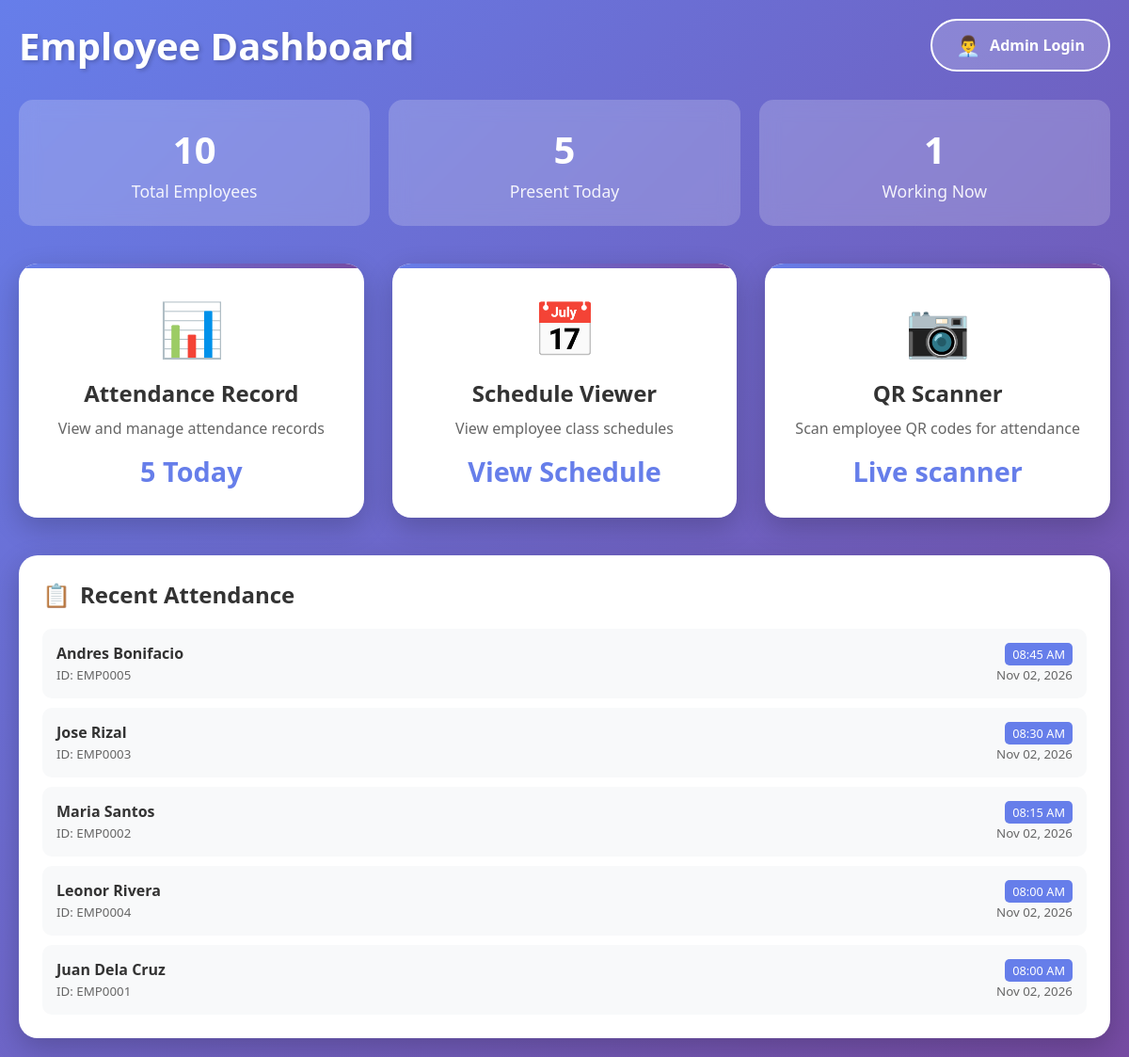
Screenshot of /employee/dashboard.php with the database file from the repository.
### tables this page shows
CREATE TABLE IF NOT EXISTS attendance (
    id INT AUTO_INCREMENT PRIMARY KEY,
    employee_id VARCHAR(20) NOT NULL,
    date DATE NOT NULL,
    time_in TIME DEFAULT NULL,
    time_out TIME DEFAULT NULL,
    status ENUM('present', 'absent', 'late', 'half_day') DEFAULT 'present',
    created_at TIMESTAMP DEFAULT CURRENT_TIMESTAMP,
    updated_at TIMESTAMP DEFAULT CURRENT_TIMESTAMP ON UPDATE CURRENT_TIMESTAMP,
    FOREIGN KEY (employee_id) REFERENCES employees(employee_id) ON DELETE CASCADE,
    UNIQUE KEY uk_attendance_employee_date (employee_id, date),
    INDEX idx_date (date),
    INDEX idx_status (status)
);

CREATE TABLE IF NOT EXISTS employees (
    id INT AUTO_INCREMENT PRIMARY KEY,
    employee_id VARCHAR(20) UNIQUE NOT NULL,
    first_name VARCHAR(100) NOT NULL,
    last_name VARCHAR(100) NOT NULL,
    position VARCHAR(100) DEFAULT NULL,
    department VARCHAR(100) DEFAULT NULL,
    email VARCHAR(100) UNIQUE,
    phone VARCHAR(20),
    address TEXT,
    birth_date DATE DEFAULT NULL,
    age INT DEFAULT NULL,
    hire_date DATE DEFAULT NULL,
    employment_status ENUM('regular', 'probationary', 'contractual', 'part-time', 'resigned') DEFAULT 'regular',
    salary DECIMAL(12,2) DEFAULT 0.00,
    profile_image VARCHAR(255) DEFAULT NULL,
    qr_code_path VARCHAR(255) DEFAULT NULL,
    created_at TIMESTAMP DEFAULT CURRENT_TIMESTAMP,
    updated_at TIMESTAMP DEFAULT CURRENT_TIMESTAMP ON UPDATE CURRENT_TIMESTAMP,
    INDEX idx_employee_id (employee_id),
    INDEX idx_email (email),
    INDEX idx_position (position)
);

### employee/dashboard.php (the view, shortened to what this page needs)
<?php
require_once 'config.php';
$stats = [];
$result = $pdo->query("SELECT COUNT(*) as total FROM employees");
$stats['total_employees'] = $result->fetch()['total'];
$result = $pdo->query("SELECT COUNT(*) as total FROM attendance WHERE date = CURDATE() AND time_in IS NOT NULL");
$stats['present_today'] = $result->fetch()['total'];
$result = $pdo->query("SELECT COUNT(*) as total FROM attendance WHERE date = CURDATE() AND time_in IS NOT NULL AND time_out IS NULL");
$stats['working_now'] = $result->fetch()['total'];
$recent = $pdo->query("
    SELECT a.*, e.first_name, e.last_name
    FROM attendance a
    JOIN employees e ON a.employee_id = e.employee_id
    ORDER BY a.date DESC, a.time_in DESC
    LIMIT 5
")->fetchAll();
?>
<!DOCTYPE html>
<html>
<head>
</head>
<body>
    <div class="container">
        <div class="dashboard-header">
            <h1>Employee Dashboard</h1>
            <a href="../admin/admin_login.php" class="admin-login-btn">
                <span class="admin-icon">👨‍💼</span>
                Admin Login
            </a>
        </div>
        <div class="stats-container">
            <div class="stat-box">
                <h3><?php echo $stats['total_employees']; ?></h3>
                <p>Total Employees</p>
            </div>
            <div class="stat-box">
                <h3><?php echo $stats['present_today']; ?></h3>
                <p>Present Today</p>
            </div>
            <div class="stat-box">
                <h3><?php echo $stats['working_now']; ?></h3>
                <p>Working Now</p>
            </div>
        </div>
        <div class="dashboard-grid">
            <a href="attendance.php" class="dashboard-card">
                <div class="card-icon">📊</div>
                <div class="card-title">Attendance Record</div>
                <div class="card-description">View and manage attendance records</div>
                <div class="card-stats"><?php echo $stats['present_today']; ?> Today</div>
            </a>
            <a href="employee_schedule.php" class="dashboard-card">
                <div class="card-icon">📅</div>
                <div class="card-title">Schedule Viewer</div>
                <div class="card-description">View employee class schedules</div>
                <div class="card-stats">View Schedule</div>
            </a>
             <a href="scanner.php" class="dashboard-card">
                <div class="card-icon">📷</div>
                <div class="card-title">QR Scanner</div>
                <div class="card-description">Scan employee QR codes for attendance</div>
                <div class="card-stats">Live scanner</div>
            </a>
        </div>
        <div class="recent-section">
            <h2>
                <span>📋</span> Recent Attendance
            </h2>
            <div class="recent-list">
                <?php if (empty($recent)): ?>
                    <p style="text-align: center; color: #999; padding: 20px;">No recent attendance records</p>
                <?php else: ?>
                    <?php foreach ($recent as $record): ?>
                    <div class="recent-item">
                        <span>
                            <strong><?php echo htmlspecialchars($record['first_name'] . ' ' . $record['last_name']); ?></strong>
                            <br>
                            <small>ID: <?php echo htmlspecialchars($record['employee_id']); ?></small>
                        </span>
                        <span class="recent-time">
                            <span class="date-badge"><?php echo date('h:i A', strtotime($record['time_in'])); ?></span>
                            <br>
                            <small><?php echo date('M d, Y', strtotime($record['date'])); ?></small>
                        </span>
                    </div>
                    <?php endforeach; ?>
                <?php endif; ?>
            </div>
        </div>
    </div>
</body>
</html>

### employee/dashboard.php (style rules this page uses)
* { margin: 0; padding: 0; box-sizing: border-box; }
body { background: linear-gradient(135deg, #667eea 0%, #764ba2 100%); font-family: 'Segoe UI', Tahoma, Geneva, Verdana, sans-serif; min-height: 100vh; padding: 20px; }
.container { max-width: 1200px; margin: 0 auto; }
.dashboard-header { display: flex; justify-content: space-between; align-items: center; margin-bottom: 30px; flex-wrap: wrap; gap: 20px; }
h1 { color: white; font-size: 2.5em; text-shadow: 2px 2px 4px rgba(0,0,0,0.2); margin: 0; }
.admin-login-btn { background: rgba(255,255,255,0.2); color: white; border: 2px solid white; padding: 12px 25px; border-radius: 50px; font-size: 16px; font-weight: 600; cursor: pointer; transition: all 0.3s; text-decoration: none; display: flex; align-items: center; gap: 10px; }
.admin-icon { font-size: 1.3em; }
.stats-container { display: grid; grid-template-columns: repeat(3, 1fr); gap: 20px; margin-bottom: 40px; }
.stat-box { background: rgba(255,255,255,0.2); padding: 25px; border-radius: 15px; color: white; text-align: center; backdrop-filter: blur(10px); transition: transform 0.3s; }
.stat-box h3 { font-size: 2.5em; margin-bottom: 5px; }
.stat-box p { font-size: 1.1em; opacity: 0.9; }
.dashboard-grid { display: grid; grid-template-columns: repeat(auto-fit, minmax(300px, 1fr)); gap: 30px; margin-bottom: 40px; }
.dashboard-card { background: white; border-radius: 20px; padding: 30px; text-align: center; transition: all 0.3s; box-shadow: 0 10px 30px rgba(0,0,0,0.2); text-decoration: none; color: inherit; display: block; position: relative; overflow: hidden; }
.dashboard-card::before { content: ''; position: absolute; top: 0; left: 0; right: 0; height: 5px; background: linear-gradient(90deg, #667eea, #764ba2); }
.card-icon { font-size: 3.5em; margin-bottom: 15px; }
.card-title { font-size: 1.5em; color: #333; margin-bottom: 10px; font-weight: 600; }
.card-description { color: #666; margin-bottom: 15px; }
.card-stats { font-size: 1.8em; font-weight: bold; color: #667eea; }
.recent-section { background: white; border-radius: 20px; padding: 25px; box-shadow: 0 10px 30px rgba(0,0,0,0.2); }
.recent-section h2 { color: #333; margin-bottom: 20px; display: flex; align-items: center; gap: 10px; }
.recent-list { display: flex; flex-direction: column; gap: 10px; }
.recent-item { display: flex; justify-content: space-between; align-items: center; padding: 15px; background: #f8f9fa; border-radius: 10px; transition: transform 0.2s; }
.recent-item strong { color: #333; }
.recent-item small { color: #666; }
.recent-time { text-align: right; }
.date-badge { background: #667eea; color: white; padding: 3px 8px; border-radius: 5px; font-size: 0.8em; }

### rows the page displays
attendance: employees.first_name+last_name "Andres Bonifacio", employee "EMP0005", time_in "08:45 AM", date "Nov 02, 2026"
attendance: employees.first_name+last_name "Jose Rizal", employee "EMP0003", time_in "08:30 AM", date "Nov 02, 2026"
attendance: employees.first_name+last_name "Maria Santos", employee "EMP0002", time_in "08:15 AM", date "Nov 02, 2026"
attendance: employees.first_name+last_name "Leonor Rivera", employee "EMP0004", time_in "08:00 AM", date "Nov 02, 2026"
attendance: employees.first_name+last_name "Juan Dela Cruz", employee "EMP0001", time_in "08:00 AM", date "Nov 02, 2026"

### other values shown
$stats['total_employees'] "10"
$stats['present_today'] "5"
$stats['working_now'] "1"
